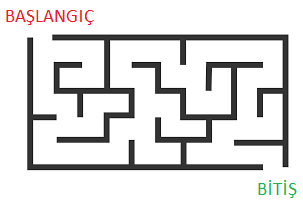
#> input picture son.png, 303 x 204 px
$ python StartAndEndPoint.py
#> lines starting #> are read from the running program, lines starting #| are printed output that depends on the picture; after the words box and inside, x2 and y2 are one past the last pixel; in counts of white or black regions, pixels touching at a corner belong together
#> further down, img1 is the input picture: shape (204, 303, 3); mean B, G, R 221.1, 221.4, 222.1
### FindCorner.py
import numpy as np
import cv2


def findBeam(startPoint,direction,imgEdge):  # [y,x] şeklinde olmalı

    y,x = imgEdge.shape
    i,j = startPoint    # ------> i==y j==x
    yon = []
    state = True


    while state:

        kopru = imgEdge[i][j]


        if( kopru == 255):

            state = False
        else:

            if(direction == 0):  #  ------> 0 == 0

                if ( x - 1 ==  j):
                    i, j = 0, 0

                    break

                i, j = i, j + 1

            elif(direction == 1): # -----> 1 == 2


                if ( y - 1 ==  i):


                    i, j = 0, 0

                    break

                i,j = i + 1, j


            elif(direction == 2):  # ------> 2 == 4

                if ( j == 0):

                    i, j = 0, 0

                    break


                i,j = i , j - 1


            elif(direction == 3):  # ------> 3 == 6

                if (i == 0):

                    i, j = 0, 0

                    break


                i,j = i - 1 , j


    return [i,j]


def koordinatTespit(loopNum1,loopNum2):

    count = 0
    img = cv2.imread("son.png",0)
    edgeImg = edgeDetection(img)
    kopru = []
    y,x = edgeImg.shape
    pikselFark1 = round(y / loopNum1)
    pikselFark2 = round(x / loopNum2)
    sonuc = []
    dizi1 = []
    dizi2 = []
    dizi3 = []
    dizi4 = []


    dizi1 = filtre(diziOlustur([0,0],loopNum1,pikselFark1,0,edgeImg))
    dizi2 = filtre(diziOlustur([y-1,0],loopNum2,pikselFark2,3,edgeImg))
    dizi3 = filtre(diziOlustur([0,x-1],loopNum1,pikselFark1,2,edgeImg))
    dizi4 = filtre(diziOlustur([0,0],loopNum2,pikselFark2,1,edgeImg))


    topDizi = [dizi1,dizi2,dizi3,dizi4]

    for i in topDizi:


        kopru,point = tekrarSayisiBulma(i,count)

        count = count + 1                                 # usta burada eğer count çift ise dizinin 1. elemanlarının kontrolune bakıyor tek ise 2. elemanlarına
                                                        # Bunun sebebi her labirent duvarda farklı eksenler sabit olarak kalıyor. Dinamik bir çözüm değil
        if(point > 1):                                  # ilerleyen süreçlerde değiştirmeye çalış

            sonuc.append(kopru)
        else:

            sonuc.append(ortalamaKoordinatNoktasi(i))

    """  p1 = [dizi2[0],dizi1[1]]
       p2 = [dizi2[0],dizi3[1]]
       p3 = [dizi4[0],dizi3[1]]
       p4 = [dizi4[0],dizi1[1]]"""

    p1 = [sonuc[1][0], sonuc[0][1]]
    p2 = [sonuc[1][0], sonuc[2][1]]
    p3 = [sonuc[3][0], sonuc[2][1]]
    p4 = [sonuc[3][0], sonuc[0][1]]

    print(p1,p2,p3,p4)

    liste = []
    liste = [p1,p2,p3,p4]

    img2 = cv2.imread("son.png",1)


    img2[p1[0]][p1[1]] = [0, 0, 255]
    img2[p2[0]][p2[1]] = [0, 0, 255]
    img2[p3[0]][p3[1]] = [0, 0, 255]
    img2[p4[0]][p4[1]] = [0, 0, 255]


  #  cv2.imshow("omer",img2)
   # cv2.waitKey(0)

    return  p1,p2,p3,p4


def diziOlustur(startPoint,loopNum,pikselFark,direction,edgeImg):


    dizi = []
    y,x = startPoint

    for i in range(loopNum):


        dizi.append(findBeam([y,x],direction,edgeImg))

        if (direction == 3 or direction == 1):

            x = x + pikselFark

        else:


            y = y + pikselFark


    return dizi


def filtre(filtreDizi):


    count = filtreDizi.count([0, 0])

    for i in range(count):
        filtreDizi.remove([0, 0])


    return filtreDizi


def tekrarSayisiBulma(korNoktalari,mod):  # en çok tekrar eden kordinatı bulup, o koordinatı döndürür ----> [tekrarSayısı,[x,y]]


    dizi = []
    if(mod % 2 == 0):


        kopru = [x[1] for x in korNoktalari]


    else:

        kopru = [x[0] for x in korNoktalari]


    for i in korNoktalari:

        if(mod % 2 == 0):

            dizi.append([kopru.count(i[1]), i])

        else:


            dizi.append([kopru.count(i[0]), i])


    dizi.sort()

    tekrarSa = dizi[-1][0]

    return dizi[-1][1],tekrarSa


# [20 lines left out: function ortalamaKoordinatNoktasi, not called in this run]


def edgeDetection(img):


    img = cv2.imread('ilk.png', 0)
    edges = cv2.Canny(img, 800, 1100)


    return edges

### StartAndEndPoint.py
import cv2
import numpy as np

import math

import FindCorner as fc


def komsuluk(y,x,geriYol,green,img):  # unutma i == y ekseni  j == x ekseni
    i, j = y,x
    state = True
    dugum = []
    backPath = geriYol[:]


    dizi= []  # burada hata olabilir...  burada en son 3 eleman eklemede sıkıntı çıkarıyor ondan böyle 2 tane 0-0 dizisi atadın  ----> Hacı burada boş küme ile başlattım. return evresinden önce o elemanı silmelisin
    deg = 0
    dogruYol = 0

    while state:

        yon = []

        if (img[i][j + 1] == 255 and [i,j+1] not in backPath[-1]): # burda bug var i,j dizinin ilk elamanını 0-0 yapıyorum ama etraflıca düşün
            yon.append(0)
            kopru = 0

        if (img[i + 1][j + 1] == 255 and [i+1,j+1] not in backPath[-1]):
            yon.append(1)
            kopru = 1

        if (img[i + 1][j] == 255 and [i+1,j] not in backPath[-1]):
            yon.append(2)
            kopru = 2


        if (img[i + 1][j - 1] == 255 and [i+1,j-1] not in backPath[-1]):
            yon.append(3)
            kopru = 3

        if (img[i][j - 1] == 255 and [i,j-1] not in backPath[-1]):
            yon.append(4)
            kopru = 4

        if (img[i - 1][j - 1] == 255 and [i-1,j-1] not in backPath[-1]):
            yon.append(5)
            kopru = 5

        if (img[i - 1][j] == 255 and [i-1,j] not in backPath[-1]):
            yon.append(6)  #duvgum değikeninin adını yon olarak değiştir.
            kopru = 6

        if (img[i - 1][j + 1] == 255 and [i-1,j+1] not in backPath[-1]):  # buralara dikkat et ve 255 değerine de

            yon.append(7)
            kopru = 7


        if (len(yon) > 1):# dugum içini başka bir değişkene ata sebebi bu şekilde dugum her zaman 0 büyük oluyor. !!!!DİKKAT ETMELİSİN!!!!!!!!!

            dizi.append([i, j])


            dugum = dugumNoktalari(i, j, yon)

            for k in range(len(dugum)):
                dugum[k] = dugum[k] + [dizi]


            break  # ana döngüye ait break


        elif (len(yon) <= 0 and [i,j]):

            dizi.append([i, j])
            dugum = [[-1, -1, dizi]]

            break


        else:  # yon ==1 ise diye de koşul koyabilirsin
            #dizi == path
            dizi.append([i,j])

            interim = dugumNoktalari(i, j, yon)  #x,ydi değiştirdim i,j ile hata yapmış olabilirim...

            i,j = interim[0][0],interim[0][1] # sebebi dizi içinde dizi döndermesidir.
            backPath[-1].append([i,j])


    geriDonus = dizi[-1]
    return dugum, geriDonus


def dugumNoktalari(x1,y1,dugum):


    deger = []
    for i in dugum:
        x,y = x1,y1
        if (i == 0):

            x, y = x, y + 1

            deger.append([x, y])

        elif (i == 1):

            x, y = x + 1, y + 1
            deger.append([x , y])

        elif (i == 2):

            x, y = x + 1, y
            deger.append([x, y])

        elif (i == 3):

            x, y = x + 1, y - 1
            deger.append([x, y])

        elif (i == 4):

            x, y = x, y - 1
            deger.append([x, y])

        elif (i == 5):

            x, y = x - 1, y - 1
            deger.append([x, y])

        elif (i == 6):

            x, y = x - 1, y
            deger.append([x, y])

        elif (i == 7):

            x, y = x - 1, y + 1
            deger.append([x, y])

    return deger


def rangeDetection(y,x,green):


    yPozitif,xPozitif,yNeg,xNeg = 0,0,0,0
    p1,p2,p3,p4 = fc.koordinatTespit(20,40)         #buradaki amaç baslangıç noktasına en yakın olan cornerPointleri tespit ederek o noktaya göre thining son bitini kıyaslayarak thining yönünü belirleme
    liste = []
    cornerPoint = [p1,p2,p3,p4]
    cerceveNoktasi = [math.ceil(green[0][0] / 2) , math.ceil(green[0][1] / 2)] # green çerçevesinin en orta noktası baz alınarak işlem yapılmaya çalışılmıştır

    count = 0
    state = 0


    for i in cornerPoint:
        liste = [[i[0] - y, i[1] - x]]

        if(liste[0] > 0):

            yPozitif = yPozitif + 1

        elif (liste[0] < 0):

            yNeg =  yNeg + 1

        if (liste[1] > 0):

            xPozitif = xPozitif + 1

        elif (liste[1] < 0):

            xNeg = xNeg + 1


    if((yPozitif == 2 and  yNeg == 2 ) and (xPozitif == 2 and xNeg == 2)):

        state = True
    else:

        state = False


    return state


def findThinPath():


    safDugum = []
    araDugum = []
    state2 = False
    img = cv2.imread('son.png', 0)
#> img: shape (204, 303); min 0, max 255, mean 221.8
    img3 = cv2.imread('son.png', 1)

    thn = cv2.ximgproc.thinning(img, None, cv2.ximgproc.THINNING_ZHANGSUEN)
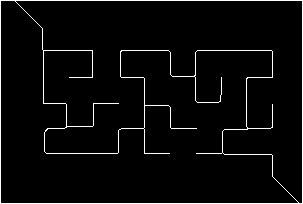
#> thn: shape (204, 303); 3.7% white in thin lines or dots

    green,red = detectPoint(img3)

    for i in range(green[1][0],green[0][0]):

        for j in range(green[1][1],green[0][1]):


            if(thn[i][j] == 255):

                dugumler = [[i,j]]
                backPath = [[i,j]]
                araBackPath = [[i, j]]
                for k in range(2):

                    for l in dugumler:


                        ara,back = komsuluk(l[0],l[1],[araBackPath],green,thn)
                        araDugum.extend(ara)


                    for a in araDugum:

                        backPath.append([a[0],a[1]])
                        safDugum.append([a[0],a[1]])


                    backPath.append(back)

                    araBackPath = backPath[:]


                    dugumler = safDugum[:]
                    safDugum = []


                    araDugum = []


                for a in dugumler:

                    state = rangeDetection(a[0],a[1],green)


                    if(state):

                        startPoint = a[-1][1]
                        backPoint = a[-1][0]
                        state2 = True
                        break


            if(state2):

                break

        if(state2):

            break


    return backPoint,startPoint


def detectPoint(img):
    green = []
    red = []
    xR, yR = [], []
    xG, yG = [], []

    for i in range(len(img)):
        for j in range(len(img[i])):
            b, g, r = img[i][j]
            if (r < 90 and g > 170 and b < 90):

                green.append([i, j])

            elif (r > 190 and g < 80 and b < 80):  # green ve red için spesifik eşik değerleri belirlenmeli

                red.append([i, j])
#> after the loop, green = 54 pairs, first value 183 to 197, second value 259 to 295; red = 171 pairs, first value 10 to 24, second value 7 to 91

    for i in red:
        xR.append(i[1])
        yR.append(i[0])
#> this loop made 171 passes
#> i on passes 1 to 3: [10, 7], [10, 8], [10, 9]
#> after the loop, xR = 171 values, max 91 at index 20, min 7 at index 0, mean 49.2; yR = 171 values from 10 to 24

    xR.sort()
    yR.sort()

    yH, xH = yR[-1], xR[-1]
#> yH = 24; xH = 91
    yL, xL = yR[0], xR[0]
#> yL = 10; xL = 7

    for i in green:
        xG.append(i[1])
        yG.append(i[0])
#> this loop made 54 passes
#> i on passes 1 to 12: [183, 259], [183, 260], [183, 261], [183, 262], [183, 263], [183, 274], [183, 275], [183, 276], [183, 277], [183, 278], [183, 279], [183, 280]
#> after the loop, xG = 54 values, max 295 at index 38, min 259 at index 0, mean 275.3; yG = 54 values from 183 to 197

    xG.sort()
    yG.sort()

    yHG, xHG = yG[-1], xG[-1]
#> yHG = 197; xHG = 295
    yLG, xLG = yG[0], xG[0]
#> yLG = 183; xLG = 259

    cv2.rectangle(img, (yHG, xHG), (yLG, xLG), (255, 0, 0), 1)
    cv2.rectangle(img, (yH, xH), (yL, xL), (255, 0, 0), 1)
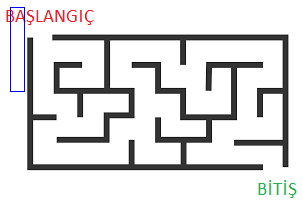
#> img: shape (204, 303, 3); 0.32% of pixels changed, all inside (x1, y1, x2, y2) = (10, 7, 25, 92)


    return  [[yHG,xHG],[yLG,xLG]],[[yH,xH],[yL,xL]]


img1 = cv2.imread("son.png")
findThinPath()
#> in findThinPath, `green,red = detectPoint(img3)`: green = [[197, 295], [183, 259]]; red = [[24, 91], [10, 7]]
#> (the run stopped early here; a loop or call above may not have finished)

$ run again, with rt1.png copied over son.png
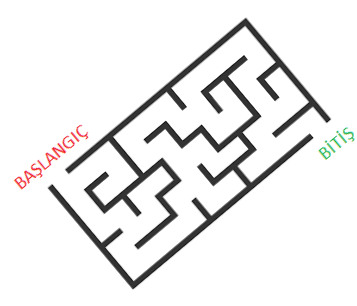
#> input picture rt1.png, 357 x 306 px
#> img1 is the input picture: shape (306, 357, 3); mean B, G, R 235.8, 236, 236.4
#> in findThinPath, `thn = cv2.ximgproc.thinning(img, None, cv2.ximgproc.THINNING_ZHANGSUEN)`:
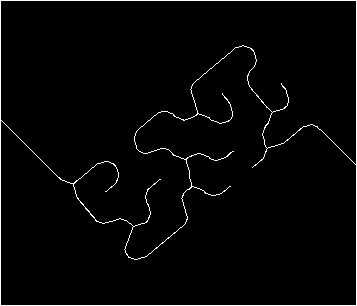
#> thn: shape (306, 357); 2.2% white in thin lines or dots
#> after the loop in detectPoint, `for i in range(len(img)):`: green = [[129, 344], [133, 347], [139, 332], [139, 333], [140, 334], [141, 335], [146, 339], [149, 320], [150, 319], [151, 325], [153, 323]]; red = 87 pairs, first value 127 to 187, second value 15 to 86
#> the loop in detectPoint, `for i in red:` made 87 passes
#> i on passes 1 to 8: [127, 77], [131, 77], [132, 77], [133, 78], [134, 72], [134, 86], [135, 73], [135, 85]
#> after the loop in detectPoint, `for i in red:`: xR = 87 values, max 86 at index 5, min 15 at index 79, mean 50.14; yR = 87 values from 127 to 187
#> yH = 187; xH = 86
#> yL = 127; xL = 15
#> the loop in detectPoint, `for i in green:` made 11 passes
#> after the loop in detectPoint, `for i in green:`: xG = [344, 347, 332, 333, 334, 335, 339, 320, 319, 325, 323]; yG = [129, 133, 139, 139, 140, 141, 146, 149, 150, 151, 153]
#> yHG = 153; xHG = 347
#> yLG = 129; xLG = 319
#> in findThinPath, `green,red = detectPoint(img3)`: green = [[153, 347], [129, 319]]; red = [[187, 86], [127, 15]]
#> after the loop in findThinPath, `for k in range(2):`: backPath = [[129, 319], [129, 320], [128, 318], [129, 319], [164, 356], [165, 356], [163, 356], [126, 316], [126, 317], [127, 317]]
#> in edgeDetection, `edges = cv2.Canny(img, 800, 1100)`:
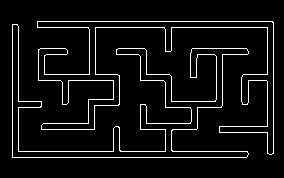
#> edges: shape (178, 284); 6.4% white in thin lines or dots, all inside (x1, y1, x2, y2) = (12, 21, 274, 158)
#> after the loop in diziOlustur, `for i in range(loopNum):`: dizi = [[0, 0], [0, 0], [0, 0], [27, 12], [36, 12], [45, 12], [54, 12], [63, 12], [72, 12], [81, 12], [90, 12], [99, 12], [108, 12], [117, 12], [126, 12], [135, 12], [144, 12], [153, 12], [0, 0], [0, 0]]; x = 0; y = 180
#> in filtre, `count = filtreDizi.count([0, 0])`: count = 5
#> after the loop in filtre, `for i in range(count):`: filtreDizi = [[27, 12], [36, 12], [45, 12], [54, 12], [63, 12], [72, 12], [81, 12], [90, 12], [99, 12], [108, 12], [117, 12], [126, 12], [135, 12], [144, 12], [153, 12]]
#> dizi1 has the same summary as filtreDizi in filtre
#> dizi2 = 38 pairs, first value 132 to 157, second value 14 to 273
#> dizi3 = [[27, 273], [36, 273], [45, 273], [54, 273], [63, 273], [72, 273], [81, 273], [90, 273], [99, 273], [108, 273], [117, 273], [126, 273], [135, 273], [144, 273], [153, 273]]
#> dizi4 = 38 pairs, first value 21 to 101, second value 14 to 273
#> the loop in koordinatTespit, `for i in topDizi:   ` made 4 passes
#> (tekrarSa in tekrarSayisiBulma, kopru, point) on passes 2 to 4: (34, [157, 245], 34), (15, [153, 273], 15), (33, [21, 266], 33)
#> after the loop in koordinatTespit, `for i in topDizi:`: count = 4; sonuc = [[153, 12], [157, 245], [153, 273], [21, 266]]
#> in koordinatTespit, `p1 = [sonuc[1][0], sonuc[0][1]]`: p1 = [157, 12]
#> in koordinatTespit, `p2 = [sonuc[1][0], sonuc[2][1]]`: p2 = [157, 273]
#> in koordinatTespit, `p3 = [sonuc[3][0], sonuc[2][1]]`: p3 = [21, 273]
#> in koordinatTespit, `p4 = [sonuc[3][0], sonuc[0][1]]`: p4 = [21, 12]
#| [157, 12] [157, 273] [21, 273] [21, 12]
#> in koordinatTespit, `liste = [p1,p2,p3,p4]`: liste = [[157, 12], [157, 273], [21, 273], [21, 12]]
#> in rangeDetection, `p1,p2,p3,p4 = fc.koordinatTespit(20,40)`: p1 = [157, 12]; p2 = [157, 273]; p3 = [21, 273]; p4 = [21, 12]
#> cornerPoint = [[157, 12], [157, 273], [21, 273], [21, 12]]
#> cerceveNoktasi = [77, 174]
#> the loop in rangeDetection, `for i in cornerPoint:` made 1 pass
#> (i, liste) on pass 1: ([157, 12], [[-7, -344]])
#> after the loop in rangeDetection, `for i in cornerPoint:`: xNeg = 0

$ run again, with rt2.png copied over son.png
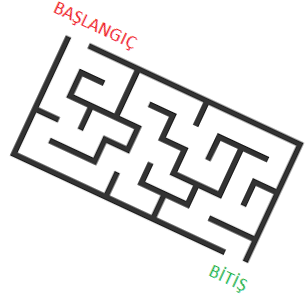
#> input picture rt2.png, 308 x 304 px
#> img1 is the input picture: shape (304, 308, 3); mean B, G, R 232.6, 232.8, 233.3
#> in findThinPath, `thn = cv2.ximgproc.thinning(img, None, cv2.ximgproc.THINNING_ZHANGSUEN)`:
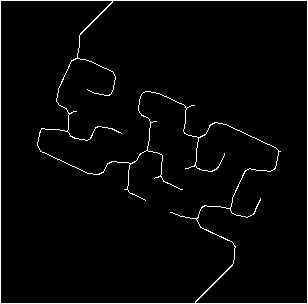
#> thn: shape (304, 308); 2.7% white in thin lines or dots
#> after the loop in detectPoint, `for i in range(len(img)):`: green = [[266, 216], [269, 218], [270, 212], [271, 215], [272, 229], [273, 230], [273, 231], [274, 230], [274, 233], [276, 229], [278, 228], [279, 244], [280, 227], [283, 241], [284, 242], [289, 239]]; red = 82 pairs, first value 2 to 49, second value 55 to 134
#> the loop in detectPoint, `for i in red:` made 82 passes
#> i on passes 1 to 8: [2, 59], [3, 61], [5, 63], [6, 57], [7, 58], [7, 62], [8, 60], [8, 70]
#> after the loop in detectPoint, `for i in red:`: xR = 82 values, max 134 at index 68, min 55 at index 9, mean 93.9; yR = 82 values from 2 to 49
#> yH = 49; xH = 134
#> yL = 2; xL = 55
#> the loop in detectPoint, `for i in green:` made 16 passes
#> after the loop in detectPoint, `for i in green:`: xG = [216, 218, 212, 215, 229, 230, 231, 230, 233, 229, 228, 244, 227, 241, 242, 239]; yG = [266, 269, 270, 271, 272, 273, 273, 274, 274, 276, 278, 279, 280, 283, 284, 289]
#> yHG = 289; xHG = 244
#> yLG = 266; xLG = 212
#> in detectPoint, `cv2.rectangle(img, (yH, xH), (yL, xL), (255, 0, 0), 1)`:
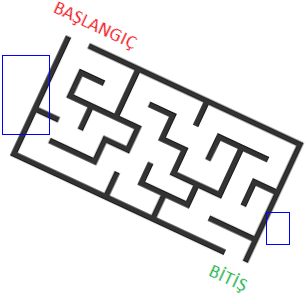
#> img: shape (304, 308, 3); mean B, G, R 232.7, 231.9, 232.4
#> in findThinPath, `green,red = detectPoint(img3)`: green = [[289, 244], [266, 212]]; red = [[49, 134], [2, 55]]
